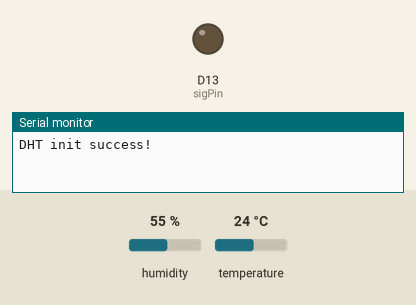
A sketch run on a simulated Arduino Uno R4 WiFi. On the bench: output pins drawn as LEDs (lit = HIGH), the last lines printed to the serial monitor. Inputs (shaded band) come from the test bench; at power-on: humidity 55 %, temperature 24 °C. WiFi joins after 1.5 s; servers stay silent unless stated; no MQTT or app messages arrive unless stated; not simulated (calls return 0 or success): arduino_secrets.h.

Above: at 15.0 s.
At 30.7 s:
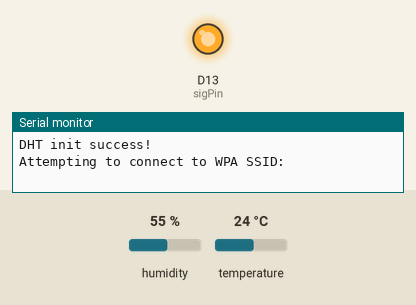
Timing chart, 0 to 39.0 s (numbered marks = the images above):
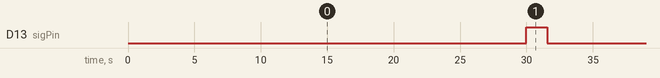

The sketch:

MQTT_PowerSave.ino
```cpp
#include "funcs.h"
#define DHTPIN 8
#define DHTTYPE DHT22

WiFiClient wifiClient;
MqttClient mqttClient(wifiClient);
DHT dht(DHTPIN, DHTTYPE);

const char topic[]  = "arduino/sensor";
const long interval = 30000;
unsigned long previousMillis = 0;
const int sigPin = 13;

void setup() {
  Serial.begin(9600);
  pinMode(sigPin, OUTPUT);
  while (!Serial){};
  dht.begin();
  Serial.println("DHT init success!");
}

void loop() {
  unsigned long currentMillis = millis();

  if (currentMillis - previousMillis >= interval) {
    digitalWrite(sigPin, 1);
    connectToWifi();
    connectToMQTT(mqttClient);

    String reading = readDHT(dht);
    Serial.println(reading);
    sendToMQTT(mqttClient, topic, reading);
    digitalWrite(sigPin, 0);
    WiFi.disconnect();
    WiFi.end();
    previousMillis = currentMillis;
  }
}
```

funcs.cpp
```cpp
#include "Arduino.h"
#include "funcs.h"
#include "arduino_secrets.h"

String readDHT(DHT &dht){
  float h = dht.readHumidity();
  float t = dht.readTemperature();

  if (isnan(h) || isnan(t)) {
    t = 0;
    h = 0;
  }

  String jsonPayload = "{";
  jsonPayload += "\"temperature\": ";
  jsonPayload += t;
  jsonPayload += ", \"humidity\": ";
  jsonPayload += h;
  jsonPayload += "}";

  return jsonPayload;
}

void connectToWifi(){
  char ssid[] = SECRET_SSID;
  char pass[] = SECRET_PASS;
  int retries = 0; // Брояч на опитите

  Serial.print("Attempting to connect to WPA SSID: ");
  Serial.println(ssid);

  // Опитваме максимум 5 пъти (общо 25 секунди)
  while (WiFi.begin(ssid, pass) != WL_CONNECTED) {
    Serial.print(".");
    delay(5000);
    retries++;
    if (retries >= 5) {
      Serial.println("\nWiFi connection failed! Aborting.");
      return; // Прекъсваме опита, за да спасим батерията
    }
  }

  Serial.println("\nYou're connected to the network");
}

void connectToMQTT(MqttClient &mqttClient){
  const char broker[] = "192.168.0.188";
  int        port     = 1883;
  int        retries  = 0; // Брояч на опитите

  mqttClient.setId("Arduino");

  Serial.print("Attempting to connect to the MQTT broker: ");
  Serial.println(broker);

  while (!mqttClient.connect(broker, port)) {
    Serial.print("MQTT failed! Error code = ");
    Serial.println(mqttClient.connectError());
    delay(5000);
    retries++;
    if (retries >= 5) {
      Serial.println("\nMQTT connection aborted.");
      return; // Прекъсваме опита
    }
  }

  Serial.println("\nYou're connected to the MQTT broker!");
}

void sendToMQTT(MqttClient& mqttClient, const char* topic, String message){
  // Пращаме само ако имаме реална връзка
  if (mqttClient.connected()) {
    mqttClient.beginMessage(topic);
    mqttClient.print(message);
    mqttClient.endMessage();
  } else {
    Serial.println("Skipping send: Not connected to MQTT.");
  }
}
```

funcs.h
```cpp
#ifndef FUNCS_H
#define FUNCS_H
#include <Arduino.h>
#include <ArduinoMqttClient.h>
#include <WiFiS3.h>
#include "DHT.h"

String readDHT(DHT&);
void connectToWifi();
void connectToMQTT(MqttClient&);
void sendToMQTT(MqttClient&, const char*, String);

#endif
```

Measured:
- by itself, D13 (sigPin): alternates HIGH for 1.6 s and LOW for 28.4 s
